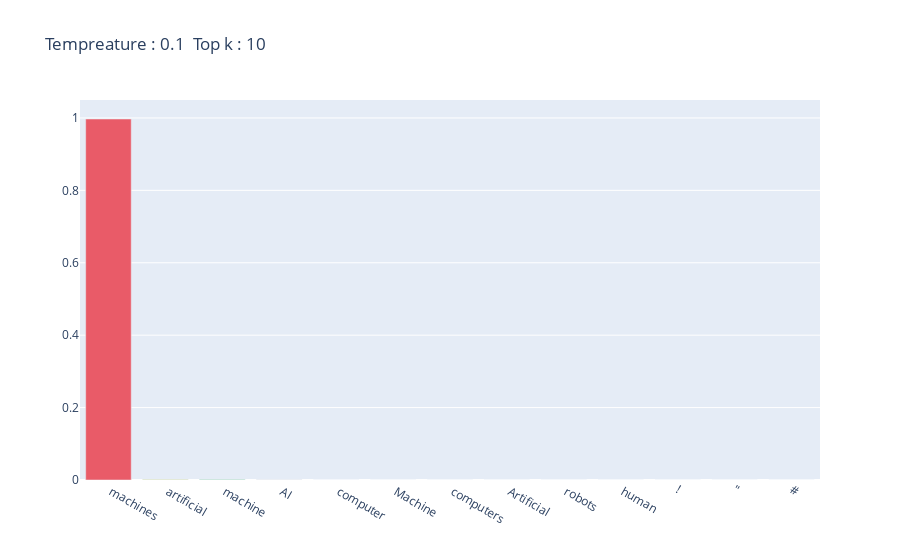
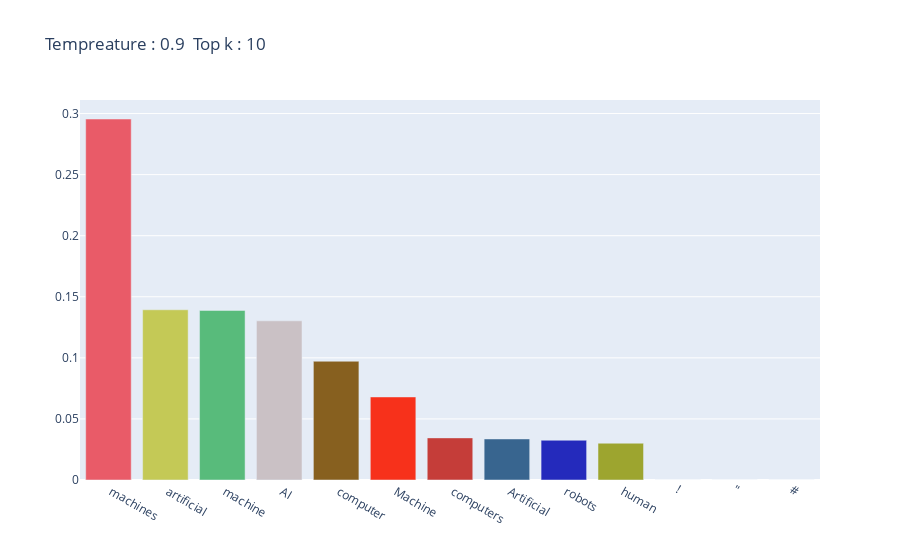

The cell these charts' notebook holds for them, in order:
### Code cell
topksampler = TOPKsampler()

result = topksampler(
    prompt=SAMPLE_TEXT,
    max_new_tokens=32,
    top_k= 10,
    temp=0.5
)
print(result)

topksampler.sample_plot(prompt=SAMPLE_TEXT,top_k=10,temp=0.1)

topksampler.sample_plot(prompt=SAMPLE_TEXT,top_k=10,temp=0.9)

del topksampler
torch.cuda.empty_cache()

### Figure 1 — Plotly figure (JSON) as saved in the notebook; plotly's stock layout.template omitted (floating-point values rounded to 4 significant figures)
{"data": [{"marker": {"color": ["#E95B68", "#C4C956", "#58BB7B", "#CAC1C5", "#87601F", "#F7311B", "#C53D39", "#38658F", "#242ABC", "#9DA52F", "#329018", "#D415C5", "#6DCE59"]}, "textposition": "auto", "type": "bar", "x": [" machines", " artificial", " machine", " AI", " computer", " Machine", " computers", " Artificial", " robots", " human", "!", "\"", "#"], "y": [0.9971, 0.00115, 0.001109, 0.0006275, 4.501e-05, 1.8e-06, 3.992e-09, 3.171e-09, 2.39e-09, 1.183e-09, 0, 0, 0]}], "layout": {"title": {"text": "Tempreature : 0.1  Top k : 10"}}}

### Figure 2 — Plotly figure (JSON) as saved in the notebook; plotly's stock layout.template omitted (floating-point values rounded to 4 significant figures)
{"data": [{"marker": {"color": ["#E95B68", "#C4C956", "#58BB7B", "#CAC1C5", "#87601F", "#F7311B", "#C53D39", "#38658F", "#242ABC", "#9DA52F", "#329018", "#D415C5", "#6DCE59"]}, "textposition": "auto", "type": "bar", "x": [" machines", " artificial", " machine", " AI", " computer", " Machine", " computers", " Artificial", " robots", " human", "!", "\"", "#"], "y": [0.2955, 0.1394, 0.1388, 0.1303, 0.09723, 0.06799, 0.03448, 0.03361, 0.03257, 0.03012, 0, 0, 0]}], "layout": {"title": {"text": "Tempreature : 0.9  Top k : 10"}}}
